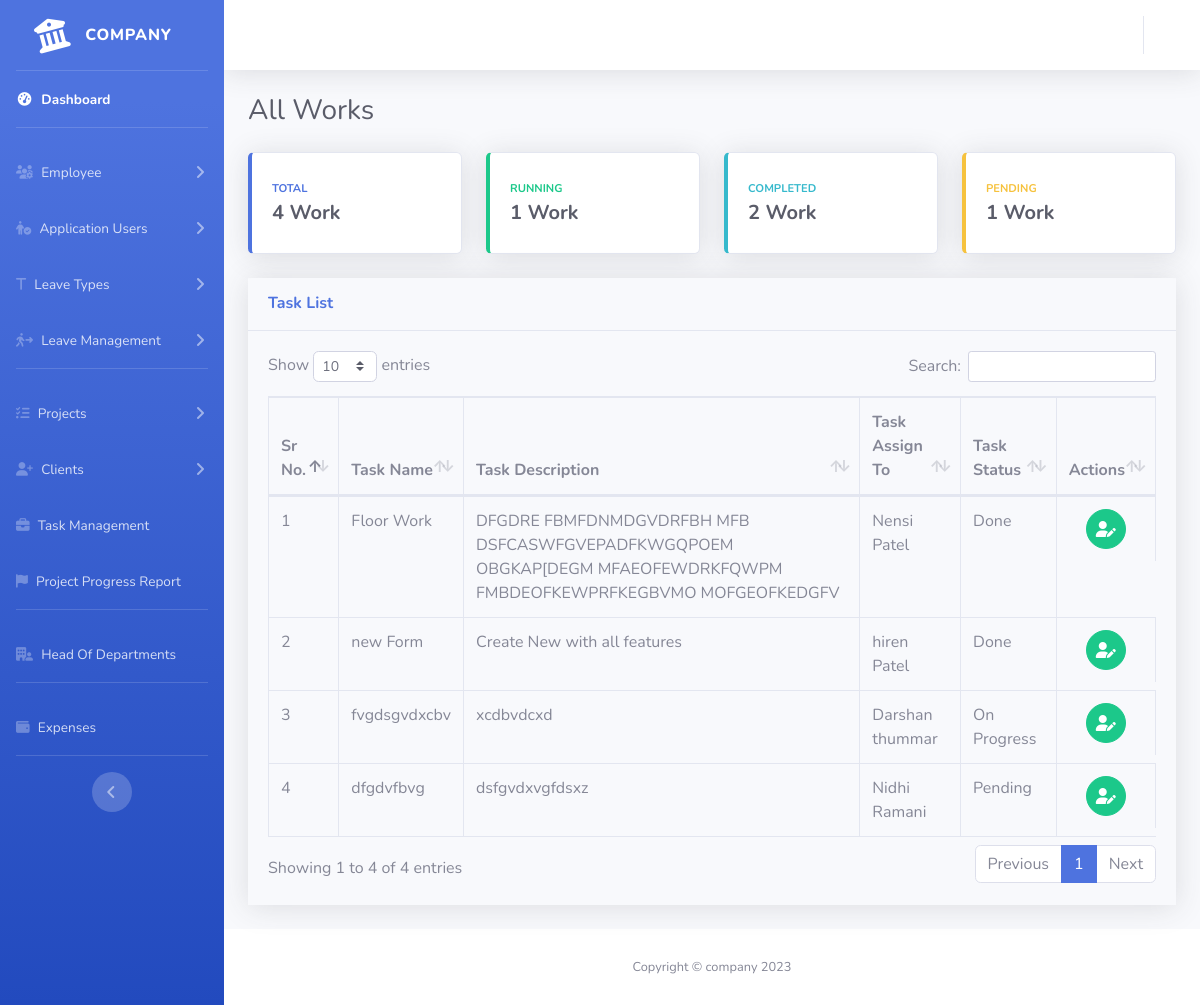
Page /admin/index.php?page=task-dashboard (signed in) on the earlier database version.
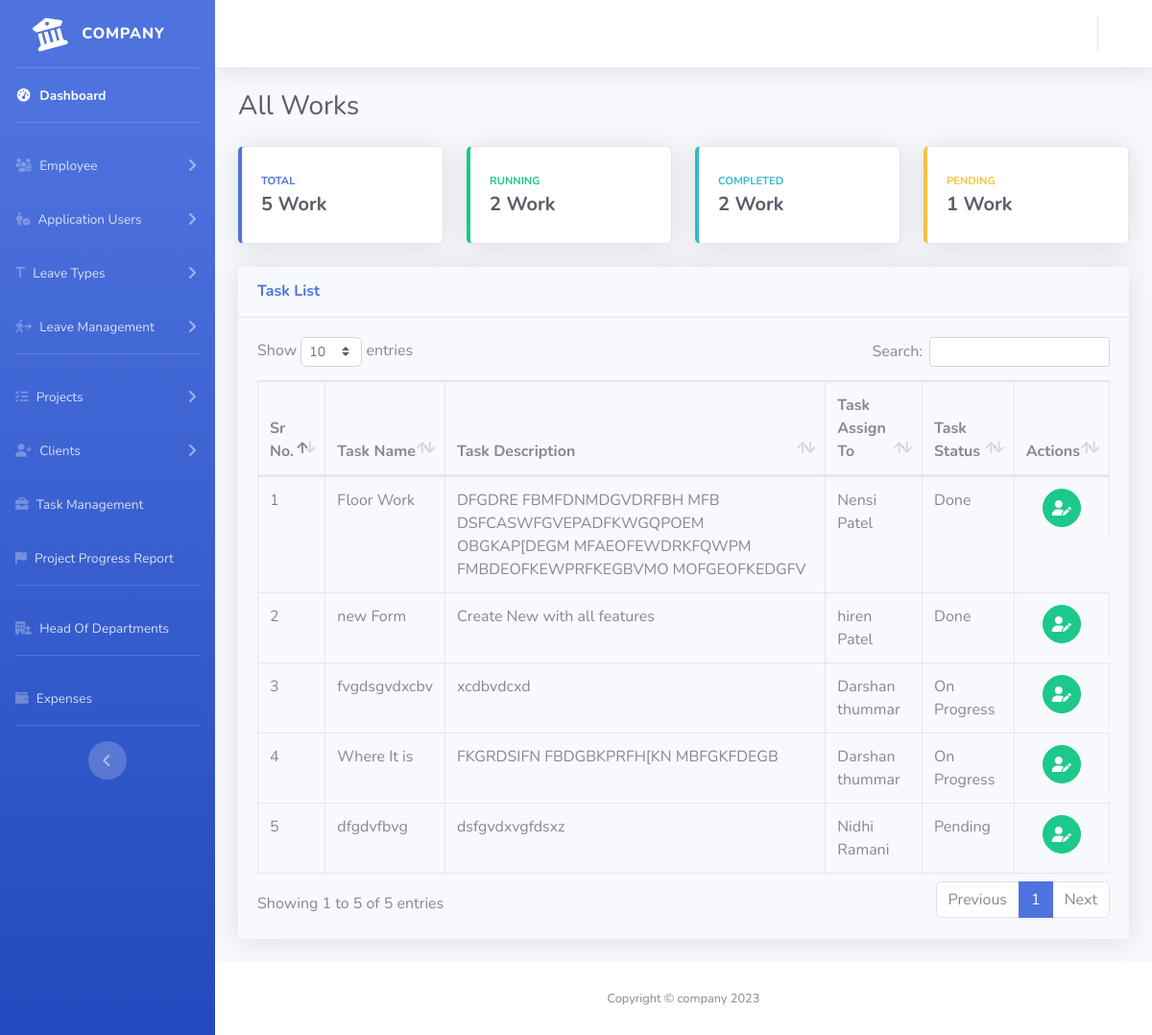
Same page on the later database version.
### tables this page shows
CREATE TABLE `task` (
  `task_id` text NOT NULL,
  `project_id` text NOT NULL,
  `task_name` varchar(255) NOT NULL,
  `task_description` text NOT NULL,
  `task_assign_from` text NOT NULL,
  `task_assign_to` varchar(255) NOT NULL,
  `task_status` int(10) NOT NULL COMMENT '0: Pending,\r\n1: On Progress,\r\n2: Complete,\r\n3: Hold',
  `createdAt` timestamp NOT NULL DEFAULT current_timestamp() ON UPDATE current_timestamp()
);

CREATE TABLE `users` (
  `user_id` text NOT NULL,
  `user_email` text NOT NULL,
  `user_password` text NOT NULL,
  `emp_id` text NOT NULL,
  `user_first_name` varchar(100) NOT NULL,
  `user_last_name` varchar(100) NOT NULL,
  `user_access_type` int(10) NOT NULL DEFAULT 2 COMMENT '1: Admin\r\n2: Employee\r\n3: Engineer\r\n4: HOD'
);

### admin/task-dashboard.php (the view, shortened to what the changed rows need)
<div class="container-fluid">
    <div class="d-sm-flex align-items-center justify-content-between mb-4">
        <h1 class="h3 mb-0 text-gray-800">All Works</h1>
    </div>
    <div class="row">
        <div class="col-xl-3 col-md-6 mb-4">
            <div class="card border-left-primary shadow h-100 py-2">
                <div class="card-body">
                    <div class="row no-gutters align-items-center">
                        <div class="col mr-2">
                            <div class="text-xs font-weight-bold text-primary text-uppercase mb-1">
                                Total</div>
                            <div class="h5 mb-0 font-weight-bold text-gray-800">
                                <?php echo  $con->query("SELECT * FROM task;")->num_rows . ' ' . 'Work' ?>
                            </div>
                        </div>
                    </div>
                </div>
            </div>
        </div>
        <div class="col-xl-3 col-md-6 mb-4">
            <div class="card border-left-success shadow h-100 py-2">
                <div class="card-body">
                    <div class="row no-gutters align-items-center">
                        <div class="col mr-2">
                            <div class="text-xs font-weight-bold text-success text-uppercase mb-1">
                                Running</div>
                            <div class="h5 mb-0 font-weight-bold text-gray-800">
                                <?php echo $con->query("SELECT * FROM task WHERE task_status=2;")->num_rows . ' ' . 'Work'; ?>
                            </div>
                        </div>
                    </div>
                </div>
            </div>
        </div>
        <div class="col-xl-3 col-md-6 mb-4">
            <div class="card border-left-info shadow h-100 py-2">
                <div class="card-body">
                    <div class="row no-gutters align-items-center">
                        <div class="col mr-2">
                            <div class="text-xs font-weight-bold text-info text-uppercase mb-1">Completed</div>
                            <div class="h5 mb-0 mr-3 font-weight-bold text-gray-800">
                                <?php echo $con->query("SELECT * FROM task WHERE task_status=3;")->num_rows . ' ' . 'Work'; ?>
                            </div>
                        </div>
                    </div>
                </div>
            </div>
        </div>
        <div class="col-xl-3 col-md-6 mb-4">
            <div class="card border-left-warning shadow h-100 py-2">
                <div class="card-body">
                    <div class="row no-gutters align-items-center">
                        <div class="col mr-2">
                            <div class="text-xs font-weight-bold text-warning text-uppercase mb-1">
                                Pending</div>
                            <div class="h5 mb-0 font-weight-bold text-gray-800">
                                <?php echo $con->query("SELECT * FROM task WHERE task_status=1;")->num_rows . ' ' . 'Work'; ?>
                            </div>
                        </div>
                    </div>
                </div>
            </div>
        </div>
    </div>
    <div class="row">
        <div class="col-xl-12 col-lg-7">
            <div class="card-12 shadow mb-4">
                <div class="card-header py-3">
                    <h6 class="m-0 font-weight-bold text-primary">Task List</h6>
                </div>
                <div class="card-body">
                    <div class="table-responsive">
                        <table class="table table-bordered" id="dataTable" width="100%" cellspacing="0">
                            <thead>
                                <tr>
                                    <th>Sr No.</th>
                                    <th>Task Name</th>
                                    <th>Task Description</th>
                                    <th>Task Assign To</th>
                                    <th>Task Status</th>
                                    <th>Actions</th>
                                </tr>
                            </thead>
                            <tbody>
                                <?php
                                $i = 1;
                                $qry = $con->query("SELECT * FROM task;");
                                while ($row = $qry->fetch_assoc()) { ?>
                                    <tr>
                                        <td scope="row">
                                            <?php echo $i++ ?>
                                        </td>
                                        <td>
                                            <?php echo $row['task_name']; ?>
                                        </td>
                                        <td>
                                            <?php echo $row['task_description'] ?>
                                        </td>
                                        <td>
                                            <?php
                                            $taskEmpId = $row['task_assign_to'];
                                            $taskEmp = $con->query("SELECT user_first_name,user_last_name FROM users WHERE user_id='$taskEmpId';");
                                            while ($u = $taskEmp->fetch_assoc()) {
                                                echo $u['user_first_name'] . " " . $u['user_last_name'];
                                            }
                                            ?>
                                        </td>
                                        <td>
                                            <?php
                                            if ($row['task_status'] == 1) {
                                                echo "Pending";
                                            } else if ($row['task_status'] == 2) {
                                                echo "On Progress";
                                            } else if ($row['task_status'] == 3) {
                                                echo "Done";
                                            }
                                            ?>
                                        </td>
                                        <td class="d-flex align-items-center justify-content-center">
                                            <a type="button" class="btn btn-success btn-circle editTask mx-1" href="./index.php?page=productivity-new&taskId=<?php echo $row['task_id'] ?>&projectId=<?php echo $row['project_id'] ?>"><i class="fa-solid fa-user-pen"></i></a>
                                        </td>
                                    </tr>
                                <?php } ?>
                            </tbody>
                        </table>
                    </div>
                </div>
            </div>
        </div>
    </div>
</div>

Differences in the rows shown:
added task: task_name "Where It is", task_description "FKGRDSIFN FBDGBKPRFH[KN MBFGKFDEGB", task_status "On Progress", users (user_first_name "Darshan", user_last_name "thummar")
Other differences:
$con->query("SELECT * FROM task;")->num_rows: "4" → "5"
$con->query("SELECT * FROM task WHERE task_status=2;")->num_rows: "1" → "2"
text written by a page script: "Show entries Search: Showing 1 to 4 of 4 entries Previous 1 Next" → "Show entries Search: Showing 1 to 5 of 5 entries Previous 1 Next"
